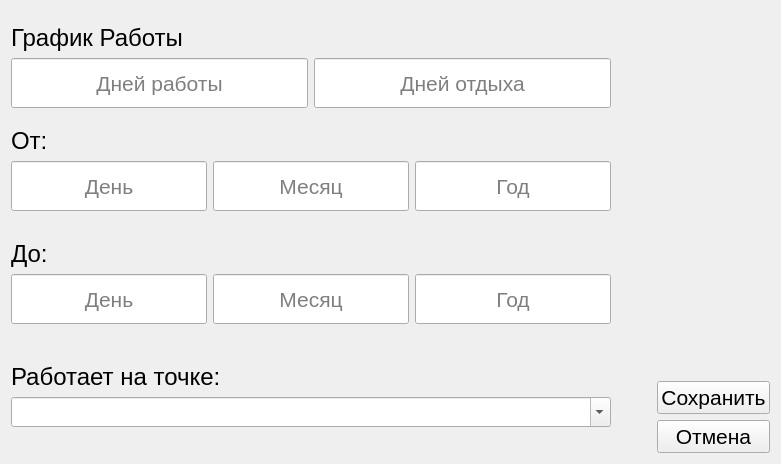
<?xml version="1.0" encoding="UTF-8"?>
<ui version="4.0">
 <class>NewSchedule</class>
 <widget class="QDialog" name="NewSchedule">
  <property name="geometry">
   <rect>
    <x>0</x>
    <y>0</y>
    <width>781</width>
    <height>464</height>
   </rect>
  </property>
  <property name="sizePolicy">
   <sizepolicy hsizetype="Preferred" vsizetype="Preferred">
    <horstretch>0</horstretch>
    <verstretch>0</verstretch>
   </sizepolicy>
  </property>
  <property name="windowTitle">
   <string>Добавить Расписание</string>
  </property>
  <property name="windowIcon">
   <iconset resource="assets/res.qrc">
    <normaloff>:/window-icons/calendar.png</normaloff>:/window-icons/calendar.png</iconset>
  </property>
  <property name="sizeGripEnabled">
   <bool>false</bool>
  </property>
  <layout class="QHBoxLayout" name="horizontalLayout">
   <item>
    <layout class="QVBoxLayout" name="verticalLayout">
     <item>
      <layout class="QGridLayout" name="gridLayout_7">
       <item row="2" column="1">
        <widget class="QLineEdit" name="RestDays">
         <property name="enabled">
          <bool>true</bool>
         </property>
         <property name="sizePolicy">
          <sizepolicy hsizetype="Expanding" vsizetype="Fixed">
           <horstretch>0</horstretch>
           <verstretch>0</verstretch>
          </sizepolicy>
         </property>
         <property name="minimumSize">
          <size>
           <width>0</width>
           <height>50</height>
          </size>
         </property>
         <property name="font">
          <font>
           <pointsize>16</pointsize>
          </font>
         </property>
         <property name="styleSheet">
          <string notr="true">color:black;</string>
         </property>
         <property name="alignment">
          <set>Qt::AlignCenter</set>
         </property>
         <property name="placeholderText">
          <string>Дней отдыха</string>
         </property>
        </widget>
       </item>
       <item row="2" column="0">
        <widget class="QLineEdit" name="WorkDays">
         <property name="enabled">
          <bool>true</bool>
         </property>
         <property name="sizePolicy">
          <sizepolicy hsizetype="Expanding" vsizetype="Fixed">
           <horstretch>0</horstretch>
           <verstretch>0</verstretch>
          </sizepolicy>
         </property>
         <property name="minimumSize">
          <size>
           <width>0</width>
           <height>50</height>
          </size>
         </property>
         <property name="font">
          <font>
           <pointsize>16</pointsize>
          </font>
         </property>
         <property name="styleSheet">
          <string notr="true">color:black;</string>
         </property>
         <property name="text">
          <string/>
         </property>
         <property name="alignment">
          <set>Qt::AlignCenter</set>
         </property>
         <property name="placeholderText">
          <string>Дней работы</string>
         </property>
        </widget>
       </item>
       <item row="1" column="0" colspan="2">
        <widget class="QLabel" name="LabelPhone_6">
         <property name="sizePolicy">
          <sizepolicy hsizetype="Preferred" vsizetype="Fixed">
           <horstretch>0</horstretch>
           <verstretch>0</verstretch>
          </sizepolicy>
         </property>
         <property name="font">
          <font>
           <pointsize>18</pointsize>
          </font>
         </property>
         <property name="text">
          <string>График Работы</string>
         </property>
        </widget>
       </item>
      </layout>
     </item>
     <item>
      <layout class="QGridLayout" name="gridLayout_5">
       <item row="1" column="0">
        <widget class="QLineEdit" name="FromDay">
         <property name="enabled">
          <bool>true</bool>
         </property>
         <property name="sizePolicy">
          <sizepolicy hsizetype="Expanding" vsizetype="Fixed">
           <horstretch>0</horstretch>
           <verstretch>0</verstretch>
          </sizepolicy>
         </property>
         <property name="minimumSize">
          <size>
           <width>0</width>
           <height>50</height>
          </size>
         </property>
         <property name="font">
          <font>
           <pointsize>16</pointsize>
          </font>
         </property>
         <property name="styleSheet">
          <string notr="true">color:black;</string>
         </property>
         <property name="alignment">
          <set>Qt::AlignCenter</set>
         </property>
         <property name="placeholderText">
          <string>День</string>
         </property>
        </widget>
       </item>
       <item row="1" column="2">
        <widget class="QLineEdit" name="FromYear">
         <property name="enabled">
          <bool>true</bool>
         </property>
         <property name="sizePolicy">
          <sizepolicy hsizetype="Expanding" vsizetype="Fixed">
           <horstretch>0</horstretch>
           <verstretch>0</verstretch>
          </sizepolicy>
         </property>
         <property name="minimumSize">
          <size>
           <width>0</width>
           <height>50</height>
          </size>
         </property>
         <property name="font">
          <font>
           <pointsize>16</pointsize>
          </font>
         </property>
         <property name="styleSheet">
          <string notr="true">color:black;</string>
         </property>
         <property name="alignment">
          <set>Qt::AlignCenter</set>
         </property>
         <property name="placeholderText">
          <string>Год</string>
         </property>
        </widget>
       </item>
       <item row="1" column="1">
        <widget class="QLineEdit" name="FromMonth">
         <property name="enabled">
          <bool>true</bool>
         </property>
         <property name="sizePolicy">
          <sizepolicy hsizetype="Expanding" vsizetype="Fixed">
           <horstretch>0</horstretch>
           <verstretch>0</verstretch>
          </sizepolicy>
         </property>
         <property name="minimumSize">
          <size>
           <width>0</width>
           <height>50</height>
          </size>
         </property>
         <property name="font">
          <font>
           <pointsize>16</pointsize>
          </font>
         </property>
         <property name="styleSheet">
          <string notr="true">color:black;</string>
         </property>
         <property name="alignment">
          <set>Qt::AlignCenter</set>
         </property>
         <property name="placeholderText">
          <string>Месяц</string>
         </property>
        </widget>
       </item>
       <item row="0" column="0" colspan="3">
        <widget class="QLabel" name="LabelPhone_4">
         <property name="sizePolicy">
          <sizepolicy hsizetype="Preferred" vsizetype="Fixed">
           <horstretch>0</horstretch>
           <verstretch>0</verstretch>
          </sizepolicy>
         </property>
         <property name="font">
          <font>
           <pointsize>18</pointsize>
          </font>
         </property>
         <property name="text">
          <string>От:</string>
         </property>
        </widget>
       </item>
      </layout>
     </item>
     <item>
      <layout class="QGridLayout" name="gridLayout_6">
       <property name="topMargin">
        <number>10</number>
       </property>
       <property name="bottomMargin">
        <number>10</number>
       </property>
       <item row="1" column="0">
        <widget class="QLineEdit" name="UntilDay">
         <property name="enabled">
          <bool>true</bool>
         </property>
         <property name="sizePolicy">
          <sizepolicy hsizetype="Expanding" vsizetype="Fixed">
           <horstretch>0</horstretch>
           <verstretch>0</verstretch>
          </sizepolicy>
         </property>
         <property name="minimumSize">
          <size>
           <width>0</width>
           <height>50</height>
          </size>
         </property>
         <property name="font">
          <font>
           <pointsize>16</pointsize>
          </font>
         </property>
         <property name="styleSheet">
          <string notr="true">color:black;</string>
         </property>
         <property name="alignment">
          <set>Qt::AlignCenter</set>
         </property>
         <property name="placeholderText">
          <string>День</string>
         </property>
        </widget>
       </item>
       <item row="1" column="1">
        <widget class="QLineEdit" name="UntilMonth">
         <property name="enabled">
          <bool>true</bool>
         </property>
         <property name="sizePolicy">
          <sizepolicy hsizetype="Expanding" vsizetype="Fixed">
           <horstretch>0</horstretch>
           <verstretch>0</verstretch>
          </sizepolicy>
         </property>
         <property name="minimumSize">
          <size>
           <width>0</width>
           <height>50</height>
          </size>
         </property>
         <property name="font">
          <font>
           <pointsize>16</pointsize>
          </font>
         </property>
         <property name="styleSheet">
          <string notr="true">color:black;</string>
         </property>
         <property name="alignment">
          <set>Qt::AlignCenter</set>
         </property>
         <property name="placeholderText">
          <string>Месяц</string>
         </property>
        </widget>
       </item>
       <item row="1" column="2">
        <widget class="QLineEdit" name="UntilYear">
         <property name="enabled">
          <bool>true</bool>
         </property>
         <property name="sizePolicy">
          <sizepolicy hsizetype="Expanding" vsizetype="Fixed">
           <horstretch>0</horstretch>
           <verstretch>0</verstretch>
          </sizepolicy>
         </property>
         <property name="minimumSize">
          <size>
           <width>0</width>
           <height>50</height>
          </size>
         </property>
         <property name="font">
          <font>
           <pointsize>16</pointsize>
          </font>
         </property>
         <property name="styleSheet">
          <string notr="true">color:black;</string>
         </property>
         <property name="alignment">
          <set>Qt::AlignCenter</set>
         </property>
         <property name="placeholderText">
          <string>Год</string>
         </property>
        </widget>
       </item>
       <item row="0" column="0" colspan="3">
        <widget class="QLabel" name="LabelPhone_5">
         <property name="sizePolicy">
          <sizepolicy hsizetype="Preferred" vsizetype="Fixed">
           <horstretch>0</horstretch>
           <verstretch>0</verstretch>
          </sizepolicy>
         </property>
         <property name="font">
          <font>
           <pointsize>18</pointsize>
          </font>
         </property>
         <property name="text">
          <string>До:</string>
         </property>
        </widget>
       </item>
      </layout>
     </item>
     <item>
      <layout class="QVBoxLayout" name="verticalLayout_14">
       <property name="topMargin">
        <number>10</number>
       </property>
       <property name="rightMargin">
        <number>0</number>
       </property>
       <property name="bottomMargin">
        <number>10</number>
       </property>
       <item>
        <widget class="QLabel" name="LabelPhone_3">
         <property name="sizePolicy">
          <sizepolicy hsizetype="Preferred" vsizetype="Fixed">
           <horstretch>0</horstretch>
           <verstretch>0</verstretch>
          </sizepolicy>
         </property>
         <property name="font">
          <font>
           <pointsize>18</pointsize>
          </font>
         </property>
         <property name="text">
          <string>Работает на точке:</string>
         </property>
        </widget>
       </item>
       <item>
        <widget class="QComboBox" name="ComboFacility">
         <property name="sizePolicy">
          <sizepolicy hsizetype="Preferred" vsizetype="Preferred">
           <horstretch>0</horstretch>
           <verstretch>0</verstretch>
          </sizepolicy>
         </property>
         <property name="minimumSize">
          <size>
           <width>0</width>
           <height>0</height>
          </size>
         </property>
         <property name="maximumSize">
          <size>
           <width>16777215</width>
           <height>30</height>
          </size>
         </property>
         <property name="font">
          <font>
           <pointsize>16</pointsize>
          </font>
         </property>
         <property name="styleSheet">
          <string notr="true">color:black;</string>
         </property>
         <property name="editable">
          <bool>true</bool>
         </property>
         <property name="currentText">
          <string/>
         </property>
        </widget>
       </item>
      </layout>
     </item>
    </layout>
   </item>
   <item>
    <spacer name="horizontalSpacer">
     <property name="orientation">
      <enum>Qt::Horizontal</enum>
     </property>
     <property name="sizeType">
      <enum>QSizePolicy::Fixed</enum>
     </property>
     <property name="sizeHint" stdset="0">
      <size>
       <width>40</width>
       <height>0</height>
      </size>
     </property>
    </spacer>
   </item>
   <item>
    <layout class="QVBoxLayout" name="verticalLayout_3">
     <item>
      <spacer name="verticalSpacer">
       <property name="orientation">
        <enum>Qt::Vertical</enum>
       </property>
       <property name="sizeHint" stdset="0">
        <size>
         <width>20</width>
         <height>40</height>
        </size>
       </property>
      </spacer>
     </item>
     <item>
      <widget class="QPushButton" name="save">
       <property name="font">
        <font>
         <pointsize>16</pointsize>
        </font>
       </property>
       <property name="focusPolicy">
        <enum>Qt::NoFocus</enum>
       </property>
       <property name="text">
        <string>Сохранить</string>
       </property>
      </widget>
     </item>
     <item>
      <widget class="QPushButton" name="cansel">
       <property name="font">
        <font>
         <pointsize>16</pointsize>
        </font>
       </property>
       <property name="focusPolicy">
        <enum>Qt::NoFocus</enum>
       </property>
       <property name="text">
        <string>Отмена</string>
       </property>
      </widget>
     </item>
    </layout>
   </item>
  </layout>
 </widget>
 <tabstops>
  <tabstop>WorkDays</tabstop>
  <tabstop>RestDays</tabstop>
  <tabstop>FromDay</tabstop>
  <tabstop>FromMonth</tabstop>
  <tabstop>FromYear</tabstop>
  <tabstop>UntilDay</tabstop>
  <tabstop>UntilMonth</tabstop>
  <tabstop>UntilYear</tabstop>
  <tabstop>ComboFacility</tabstop>
 </tabstops>
 <resources>
  <include location="assets/res.qrc"/>
 </resources>
 <connections/>
</ui>
